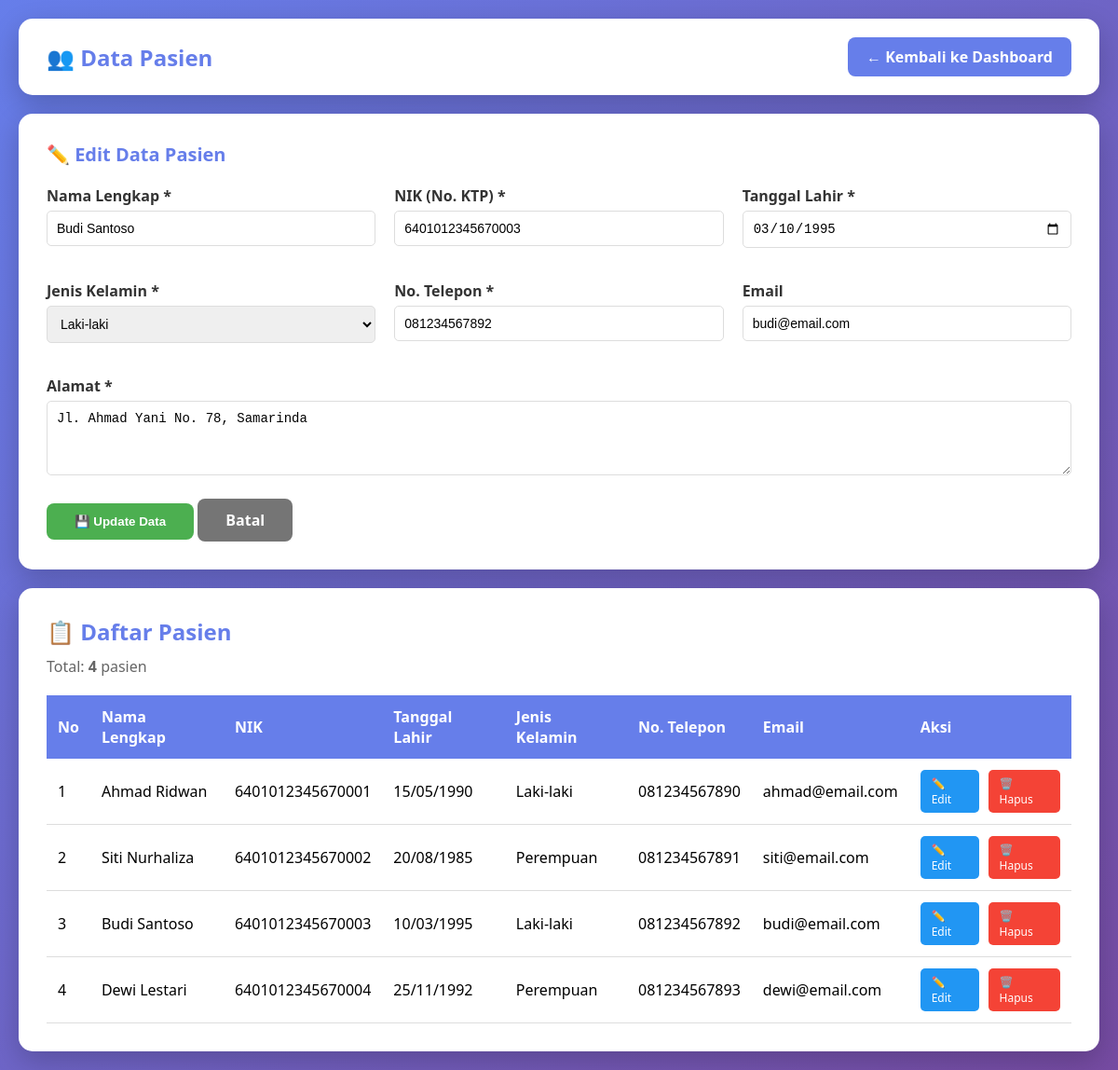
The page /pasien.php?edit=3 (signed in) on the database its author committed.
### tables this page shows
CREATE TABLE pasien (
    id INT AUTO_INCREMENT PRIMARY KEY,
    nama_lengkap VARCHAR(100) NOT NULL,
    nik VARCHAR(16) NOT NULL UNIQUE,
    tanggal_lahir DATE NOT NULL,
    jenis_kelamin ENUM('Laki-laki', 'Perempuan') NOT NULL,
    alamat TEXT NOT NULL,
    no_telepon VARCHAR(15) NOT NULL,
    email VARCHAR(100),
    created_at TIMESTAMP DEFAULT CURRENT_TIMESTAMP,
    updated_at TIMESTAMP DEFAULT CURRENT_TIMESTAMP ON UPDATE CURRENT_TIMESTAMP
);

### koneksi.php (called while the page is built, shortened)
<?php
$servername = "localhost";
$username = "root";
$password = "";
$dbname = "klinik_Sehat";
$conn = new mysqli($servername, $username, $password, $dbname);
mysqli_set_charset($conn, "utf8");
function clean_input($data) {
    global $conn;
    $data = trim($data);
    $data = stripslashes($data);
    $data = htmlspecialchars($data);
    $data = mysqli_real_escape_string($conn, $data);
    return $data;
}
?>

### pasien.php (the view, shortened to what this page needs)
<?php
require_once 'koneksi.php';
$edit_data = null;
if (isset($_GET['edit'])) {
    $edit_id = clean_input($_GET['edit']);
    $edit_query = "SELECT * FROM pasien WHERE id = '$edit_id' LIMIT 1";
    $edit_result = mysqli_query($conn, $edit_query);
    $edit_data = mysqli_fetch_assoc($edit_result);
}
$query = "SELECT * FROM pasien ORDER BY created_at DESC";
$result = mysqli_query($conn, $query);
?>
<!DOCTYPE html>
<html lang="id">
<head>
</head>
<body>
    <div class="container">
        <div class="header">
            <h1>👥 Data Pasien</h1>
            <a href="dashboard.php" class="back-btn">← Kembali ke Dashboard</a>
        </div>
        <div class="form-section">
            <h2><?php echo $edit_data ? '✏️ Edit Data Pasien' : '➕ Tambah Data Pasien'; ?></h2>
            <form method="POST" action="pasien.php">
                <div class="form-grid">
                    <div class="form-group">
                        <label>Nama Lengkap *</label>
                        <input type="text" name="nama_lengkap" value="<?php echo $edit_data['nama_lengkap'] ?? ''; ?>" required>
                    </div>
                    <div class="form-group">
                        <label>NIK (No. KTP) *</label>
                        <input type="text" name="nik" value="<?php echo $edit_data['nik'] ?? ''; ?>" maxlength="16" required>
                    </div>
                    <div class="form-group">
                        <label>Tanggal Lahir *</label>
                        <input type="date" name="tanggal_lahir" value="<?php echo $edit_data['tanggal_lahir'] ?? ''; ?>" required>
                    </div>
                    <div class="form-group">
                        <label>Jenis Kelamin *</label>
                        <select name="jenis_kelamin" required>
                            <option value="Laki-laki" <?php echo ($edit_data['jenis_kelamin'] ?? '') == 'Laki-laki' ? 'selected' : ''; ?>>Laki-laki</option>
                        </select>
                    </div>
                    <div class="form-group">
                        <label>No. Telepon *</label>
                        <input type="text" name="no_telepon" value="<?php echo $edit_data['no_telepon'] ?? ''; ?>" required>
                    </div>
                    <div class="form-group">
                        <label>Email</label>
                        <input type="email" name="email" value="<?php echo $edit_data['email'] ?? ''; ?>">
                    </div>
                </div>
                <div class="form-group" style="margin-top: 20px;">
                    <label>Alamat *</label>
                    <textarea name="alamat" required><?php echo $edit_data['alamat'] ?? ''; ?></textarea>
                </div>
                <div style="margin-top: 20px;">
                    <button type="submit" class="btn btn-primary">
                        <?php echo $edit_data ? '💾 Update Data' : '➕ Tambah Data'; ?>
                    </button>
                    <?php if ($edit_data): ?>
                        <a href="pasien.php" class="btn btn-secondary">Batal</a>
                    <?php endif; ?>
                </div>
            </form>
        </div>
        <div class="table-section">
            <h2 style="color: #667eea; margin-bottom: 10px;">📋 Daftar Pasien</h2>
            <p style="color: #666; margin-bottom: 20px;">Total: <strong><?php echo mysqli_num_rows($result); ?></strong> pasien</p>
            <table>
                <thead>
                    <tr>
                        <th>No</th>
                        <th>Nama Lengkap</th>
                        <th>NIK</th>
                        <th>Tanggal Lahir</th>
                        <th>Jenis Kelamin</th>
                        <th>No. Telepon</th>
                        <th>Email</th>
                        <th>Aksi</th>
                    </tr>
                </thead>
                <tbody>
                    <?php
                    $no = 1;
                    while ($row = mysqli_fetch_assoc($result)):
                    ?>
                    <tr>
                        <td><?php echo $no++; ?></td>
                        <td><?php echo htmlspecialchars($row['nama_lengkap']); ?></td>
                        <td><?php echo htmlspecialchars($row['nik']); ?></td>
                        <td><?php echo date('d/m/Y', strtotime($row['tanggal_lahir'])); ?></td>
                        <td><?php echo htmlspecialchars($row['jenis_kelamin']); ?></td>
                        <td><?php echo htmlspecialchars($row['no_telepon']); ?></td>
                        <td><?php echo htmlspecialchars($row['email']); ?></td>
                        <td>
                            <div class="action-buttons">
                                <a href="pasien.php?edit=<?php echo $row['id']; ?>" class="btn-edit">✏️ Edit</a>
                                <a href="pasien.php?delete=<?php echo $row['id']; ?>"
                                   class="btn-delete"
                                   onclick="return confirm('Yakin ingin menghapus data <?php echo htmlspecialchars($row['nama_lengkap']); ?>?')">
                                   🗑️ Hapus
                                </a>
                            </div>
                        </td>
                    </tr>
                    <?php endwhile; ?>
                </tbody>
            </table>
        </div>
    </div>
</body>
</html>

### pasien.php (style rules this page uses)
* { margin: 0; padding: 0; box-sizing: border-box; }
body { font-family: 'Segoe UI', Tahoma, Geneva, Verdana, sans-serif; background: linear-gradient(135deg, #667eea 0%, #764ba2 100%); min-height: 100vh; padding: 20px; }
.container { max-width: 1400px; margin: 0 auto; }
.header { background: white; border-radius: 15px; padding: 20px 30px; margin-bottom: 20px; box-shadow: 0 10px 30px rgba(0,0,0,0.2); display: flex; justify-content: space-between; align-items: center; }
.header h1 { color: #667eea; font-size: 24px; }
.back-btn { background: #667eea; color: white; padding: 10px 20px; border-radius: 8px; text-decoration: none; font-weight: bold; transition: all 0.3s; }
.form-section { background: white; border-radius: 15px; padding: 30px; margin-bottom: 20px; box-shadow: 0 10px 30px rgba(0,0,0,0.2); }
.form-section h2 { color: #667eea; margin-bottom: 20px; font-size: 20px; }
.form-grid { display: grid; grid-template-columns: repeat(auto-fit, minmax(300px, 1fr)); gap: 20px; }
.form-group { margin-bottom: 15px; }
.form-group label { display: block; margin-bottom: 5px; font-weight: bold; color: #333; }
.form-group input, .form-group select, .form-group textarea { width: 100%; padding: 10px; border: 1px solid #ddd; border-radius: 5px; font-size: 14px; }
.form-group textarea { resize: vertical; min-height: 80px; }
.btn { padding: 12px 30px; border: none; border-radius: 8px; font-weight: bold; cursor: pointer; transition: all 0.3s; text-decoration: none; display: inline-block; }
.btn-primary { background: #4CAF50; color: white; }
.btn-secondary { background: #757575; color: white; }
.table-section { background: white; border-radius: 15px; padding: 30px; box-shadow: 0 10px 30px rgba(0,0,0,0.2); overflow-x: auto; }
table { width: 100%; border-collapse: collapse; margin-top: 20px; }
th { background: #667eea; color: white; padding: 12px; text-align: left; font-weight: bold; }
td { padding: 12px; border-bottom: 1px solid #ddd; }
.action-buttons { display: flex; gap: 10px; }
.btn-edit { background: #2196F3; color: white; padding: 6px 12px; border-radius: 5px; text-decoration: none; font-size: 12px; }
.btn-delete { background: #f44336; color: white; padding: 6px 12px; border-radius: 5px; text-decoration: none; font-size: 12px; }

### rows shown on the page
pasien: nama_lengkap "Budi Santoso", nik "6401012345670003", tanggal_lahir "03/10/1995", jenis_kelamin "Laki-laki", no_telepon "081234567892", email "budi@email.com", alamat "Jl. Ahmad Yani No. 78, Samarinda", tanggal_lahir "10/03/1995"
pasien: nama_lengkap "Ahmad Ridwan", nik "6401012345670001", tanggal_lahir "15/05/1990", jenis_kelamin "Laki-laki", no_telepon "081234567890", email "ahmad@email.com"
pasien: nama_lengkap "Siti Nurhaliza", nik "6401012345670002", tanggal_lahir "20/08/1985", jenis_kelamin "Perempuan", no_telepon "081234567891", email "siti@email.com"
pasien: nama_lengkap "Dewi Lestari", nik "6401012345670004", tanggal_lahir "25/11/1992", jenis_kelamin "Perempuan", no_telepon "081234567893", email "dewi@email.com"

### other values the page prints
mysqli_num_rows($result) "4"
